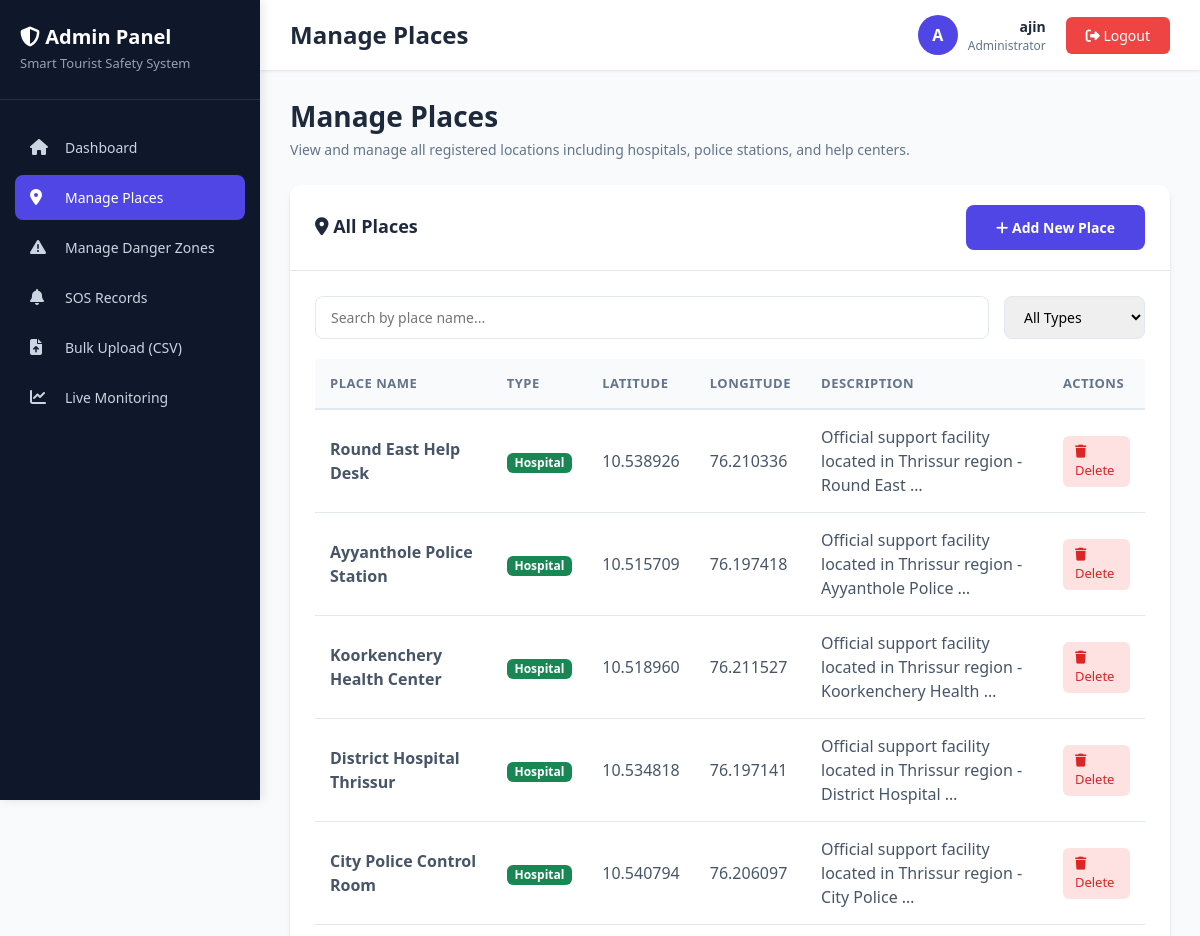
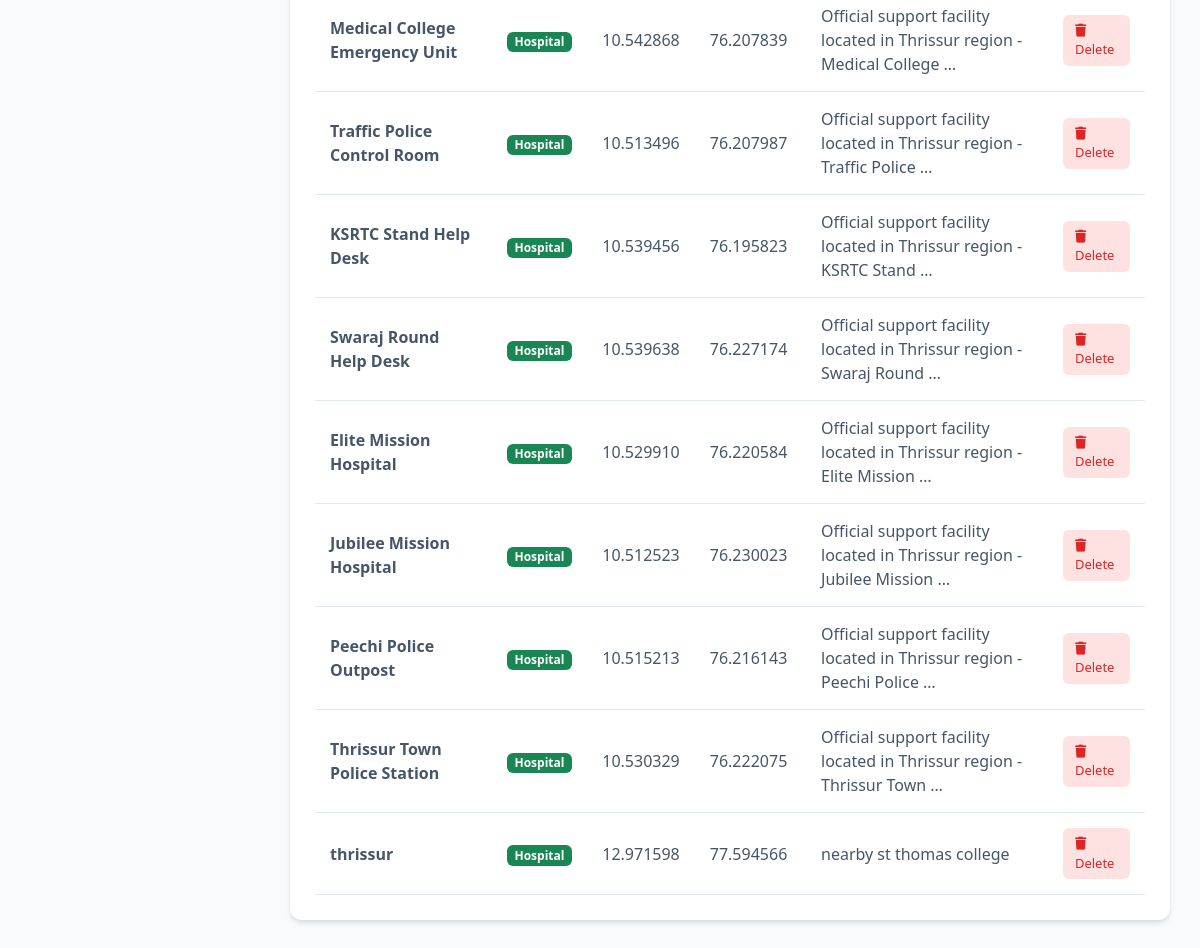
The page /accounts/admin/manage-places/ (signed in) on the database its author committed (2 pictures, top to bottom).
### core/models.py (models this page shows, shortened)
class Place(models.Model):
    PLACE_TYPES = [
        ('Hospital', 'Hospital'),
        ('Police Station', 'Police Station'),
        ('Help Center', 'Help Center'),
    ]
    name = models.CharField(max_length=100)
    type = models.CharField(max_length=50, choices=PLACE_TYPES)
    address = models.CharField(max_length=255, blank=True)  # optional text address
    latitude = models.DecimalField(max_digits=9, decimal_places=6, null=True, blank=True)
    longitude = models.DecimalField(max_digits=9, decimal_places=6, null=True, blank=True)
    description = models.TextField(blank=True)

### accounts/views.py (the view)
# urls.py: path('admin/manage-places/', views.manage_places, name='manage_places'),
@login_required
def manage_places(request):
    places = Place.objects.all().order_by('-id')
    context = {'places': places}
    return render(request, 'accounts/manage_places.html', context)

### accounts/templates/accounts/manage_places.html (shortened to what this page needs)
{% extends 'accounts/base_admin.html' %}
{% block page_header %}Manage Places{% endblock %}
{% block content %}
<div class="page-title">
    <h2>Manage Places</h2>
    <p>View and manage all registered locations including hospitals, police stations, and help centers.</p>
</div>
<div class="content-card">
    <div class="content-card-header">
        <h5><i class="fas fa-map-marker-alt"></i> All Places</h5>
        <a href="{% url 'add_place' %}" class="btn btn-primary btn-sm">
            <i class="fas fa-plus"></i> Add New Place
        </a>
    </div>
    <div class="content-card-body">
        <div class="search-filter-bar">
            <div class="search-box">
                <input type="text" id="searchInput" placeholder="Search by place name...">
            </div>
            <div class="filter-box">
                <select id="typeFilter">
                    <option value="">All Types</option>
                </select>
            </div>
        </div>
        {% if places %}
        <div class="table-wrapper">
            <table class="custom-table" id="placesTable">
                <thead>
                    <tr>
                        <th>Place Name</th>
                        <th>Type</th>
                        <th>Latitude</th>
                        <th>Longitude</th>
                        <th>Description</th>
                        <th>Actions</th>
                    </tr>
                </thead>
                <tbody>
                    {% for place in places %}
                    <tr>
                        <td><strong>{{ place.name }}</strong></td>
                        <td>
                            {% if place.type == 'Hospital' %}
                            <span class="badge bg-success">{{ place.type }}</span>
                            {% elif place.type == 'Police Station' %}
                            <span class="badge bg-primary">{{ place.type }}</span>
                            {% else %}
                            <span class="badge bg-info">{{ place.type }}</span>
                            {% endif %}
                        </td>
                        <td>{{ place.latitude|default:"-" }}</td>
                        <td>{{ place.longitude|default:"-" }}</td>
                        <td>{{ place.description|truncatewords:10|default:"-" }}</td>
                        <td>
                            <a href="javascript:void(0)"
                                onclick="confirmDelete('{% url 'delete_place' place.id %}', '{{ place.name }}')"
                                class="btn-action btn-delete">
                                <i class="fas fa-trash"></i> Delete
                            </a>
                        </td>
                    </tr>
                    {% endfor %}
                </tbody>
            </table>
        </div>
        {% endif %}
    </div>
</div>
{% endblock %}

### accounts/templates/accounts/base_admin.html (shortened to what this page needs)
<!DOCTYPE html>
<html lang="en">
<head>
    <link href="https://cdn.jsdelivr.net/npm/bootstrap@5.3.0/dist/css/bootstrap.min.css" rel="stylesheet">
    <link rel="stylesheet" href="https://cdnjs.cloudflare.com/ajax/libs/font-awesome/6.4.0/css/all.min.css">
</head>
<body>
    <div class="sidebar" id="sidebar">
        <div class="sidebar-header">
            <h3><i class="fas fa-shield-alt"></i> Admin Panel</h3>
            <p>Smart Tourist Safety System</p>
        </div>
        <nav class="sidebar-nav">
            <div class="nav-item">
                <a href="{% url 'admin_dashboard' %}"
                    class="nav-link {% if request.resolver_match.url_name == 'admin_dashboard' %}active{% endif %}">
                    <i class="fas fa-home"></i>
                    <span>Dashboard</span>
                </a>
            </div>
            <div class="nav-item">
                <a href="{% url 'manage_places' %}"
                    class="nav-link {% if request.resolver_match.url_name == 'manage_places' %}active{% endif %}">
                    <i class="fas fa-map-marker-alt"></i>
                    <span>Manage Places</span>
                </a>
            </div>
            <div class="nav-item">
                <a href="{% url 'manage_zones' %}"
                    class="nav-link {% if request.resolver_match.url_name == 'manage_zones' %}active{% endif %}">
                    <i class="fas fa-exclamation-triangle"></i>
                    <span>Manage Danger Zones</span>
                </a>
            </div>
            <div class="nav-item">
                <a href="{% url 'manage_sos' %}"
                    class="nav-link {% if request.resolver_match.url_name == 'manage_sos' %}active{% endif %}">
                    <i class="fas fa-bell"></i>
                    <span>SOS Records</span>
                </a>
            </div>
            <div class="nav-item">
                <a href="{% url 'bulk_upload' %}"
                    class="nav-link {% if request.resolver_match.url_name == 'bulk_upload' %}active{% endif %}">
                    <i class="fas fa-file-upload"></i>
                    <span>Bulk Upload (CSV)</span>
                </a>
            </div>
            <div class="nav-item">
                <a href="{% url 'admin_monitoring' %}" class="nav-link">
                    <i class="fas fa-chart-line"></i>
                    <span>Live Monitoring</span>
                </a>
            </div>
        </nav>
    </div>
    <div class="main-content">
        <div class="top-header">
            <h4>{% block page_header %}Dashboard{% endblock %}</h4>
            <div class="header-right">
                <div class="admin-info">
                    <div class="admin-avatar">
                        {{ user.username|slice:':1'|upper }}
                    </div>
                    <div class="admin-details">
                        <div class="name">{{ user.username }}</div>
                        <div class="role">Administrator</div>
                    </div>
                </div>
                <form method="post" action="{% url 'logout' %}" style="margin: 0;">
                    <button type="submit" class="btn-logout">
                        <i class="fas fa-sign-out-alt"></i> Logout
                    </button>
                </form>
            </div>
        </div>
        <div class="content-area">
            {% block content %}{% endblock %}
        </div>
    </div>
</body>
</html>

### accounts/templates/accounts/base_admin.html (style rules this page uses)
:root { --sidebar-width: 260px; --primary-color: #4f46e5; --secondary-color: #10b981; --danger-color: #ef4444; --warning-color: #f59e0b; --dark-bg: #1e293b; --sidebar-bg: #0f172a; --card-shadow: 0 4px 6px -1px rgba(0, 0, 0, 0.1), 0 2px 4px -1px rgba(0, 0, 0, 0.06); }
* { margin: 0; padding: 0; box-sizing: border-box; }
body { font-family: 'Segoe UI', Tahoma, Geneva, Verdana, sans-serif; background: #f8fafc; color: #334155; }
.sidebar { position: fixed; left: 0; top: 0; width: var(--sidebar-width); height: 100vh; background: var(--sidebar-bg); color: white; overflow-y: auto; z-index: 1000; box-shadow: 2px 0 10px rgba(0, 0, 0, 0.1); }
.sidebar-header { padding: 25px 20px; border-bottom: 1px solid rgba(255, 255, 255, 0.1); }
.sidebar-header h3 { color: white; font-size: 20px; font-weight: 600; margin: 0; }
.sidebar-header p { color: #94a3b8; font-size: 13px; margin: 5px 0 0 0; }
.sidebar-nav { padding: 20px 0; }
.nav-item { margin: 5px 15px; }
.nav-link { display: flex; align-items: center; padding: 12px 15px; color: #cbd5e1; text-decoration: none; border-radius: 8px; transition: all 0.3s; font-size: 14px; }
.nav-link.active { background: var(--primary-color); color: white; }
.nav-link i { min-width: 25px; margin-right: 10px; font-size: 16px; }
.main-content { margin-left: var(--sidebar-width); min-height: 100vh; }
.top-header { background: white; box-shadow: 0 1px 3px rgba(0, 0, 0, 0.1); padding: 15px 30px; display: flex; justify-content: space-between; align-items: center; position: sticky; top: 0; z-index: 999; }
.top-header h4 { margin: 0; color: var(--dark-bg); font-size: 24px; font-weight: 600; }
.header-right { display: flex; align-items: center; gap: 20px; }
.admin-info { display: flex; align-items: center; gap: 10px; }
.admin-avatar { width: 40px; height: 40px; border-radius: 50%; background: var(--primary-color); display: flex; align-items: center; justify-content: center; color: white; font-weight: bold; }
.admin-details { text-align: right; }
.admin-details .name { font-weight: 600; font-size: 14px; color: var(--dark-bg); }
.admin-details .role { font-size: 12px; color: #64748b; }
.btn-logout { background: var(--danger-color); color: white; border: none; padding: 8px 20px; border-radius: 6px; font-size: 14px; cursor: pointer; transition: all 0.3s; }
.content-area { padding: 30px; }
.page-title { margin-bottom: 25px; }
.page-title h2 { font-size: 28px; font-weight: 700; color: var(--dark-bg); margin-bottom: 5px; }
.page-title p { color: #64748b; font-size: 14px; }
.content-card { background: white; border-radius: 12px; box-shadow: var(--card-shadow); margin-bottom: 25px; }
.content-card-header { padding: 20px 25px; border-bottom: 1px solid #e2e8f0; display: flex; justify-content: space-between; align-items: center; }
.content-card-header h5 { margin: 0; font-size: 18px; font-weight: 600; color: var(--dark-bg); }
.content-card-body { padding: 25px; }
.table-wrapper { overflow-x: auto; }
.custom-table { width: 100%; border-collapse: separate; border-spacing: 0; }
.custom-table thead th { background: #f8fafc; padding: 15px; text-align: left; font-weight: 600; font-size: 13px; color: #64748b; text-transform: uppercase; letter-spacing: 0.5px; border-bottom: 2px solid #e2e8f0; }
.custom-table tbody td { padding: 15px; border-bottom: 1px solid #e2e8f0; color: #475569; }
.btn-action { padding: 6px 12px; border-radius: 6px; font-size: 13px; border: none; cursor: pointer; transition: all 0.3s; text-decoration: none; display: inline-block; }
.btn-delete { background: #fee2e2; color: #dc2626; }
.search-filter-bar { display: flex; gap: 15px; margin-bottom: 20px; flex-wrap: wrap; }
.search-box { flex: 1; min-width: 250px; }
.search-box input { width: 100%; padding: 10px 15px; border: 1px solid #e2e8f0; border-radius: 8px; font-size: 14px; }
.filter-box select { padding: 10px 15px; border: 1px solid #e2e8f0; border-radius: 8px; font-size: 14px; cursor: pointer; }
.btn-primary { background: var(--primary-color); color: white; padding: 12px 30px; border: none; border-radius: 8px; font-size: 14px; font-weight: 600; cursor: pointer; transition: all 0.3s; }

### rows shown on the page
Place: name "Round East Help Desk", type "Hospital", latitude "10.538926", longitude "76.210336", description "Official support facility located in Thrissur region - Round East …"
Place: name "Ayyanthole Police Station", type "Hospital", latitude "10.515709", longitude "76.197418", description "Official support facility located in Thrissur region - Ayyanthole Police …"
Place: name "Koorkenchery Health Center", type "Hospital", latitude "10.518960", longitude "76.211527", description "Official support facility located in Thrissur region - Koorkenchery Health …"
Place: name "District Hospital Thrissur", type "Hospital", latitude "10.534818", longitude "76.197141", description "Official support facility located in Thrissur region - District Hospital …"
Place: name "City Police Control Room", type "Hospital", latitude "10.540794", longitude "76.206097", description "Official support facility located in Thrissur region - City Police …"
Place: name "Medical College Emergency Unit", type "Hospital", latitude "10.542868", longitude "76.207839", description "Official support facility located in Thrissur region - Medical College …"
Place: name "Traffic Police Control Room", type "Hospital", latitude "10.513496", longitude "76.207987", description "Official support facility located in Thrissur region - Traffic Police …"
Place: name "KSRTC Stand Help Desk", type "Hospital", latitude "10.539456", longitude "76.195823", description "Official support facility located in Thrissur region - KSRTC Stand …"
Place: name "Swaraj Round Help Desk", type "Hospital", latitude "10.539638", longitude "76.227174", description "Official support facility located in Thrissur region - Swaraj Round …"
Place: name "Elite Mission Hospital", type "Hospital", latitude "10.529910", longitude "76.220584", description "Official support facility located in Thrissur region - Elite Mission …"
Place: name "Jubilee Mission Hospital", type "Hospital", latitude "10.512523", longitude "76.230023", description "Official support facility located in Thrissur region - Jubilee Mission …"
Place: name "Peechi Police Outpost", type "Hospital", latitude "10.515213", longitude "76.216143", description "Official support facility located in Thrissur region - Peechi Police …"
Place: name "Thrissur Town Police Station", type "Hospital", latitude "10.530329", longitude "76.222075", description "Official support facility located in Thrissur region - Thrissur Town …"
Place: name "thrissur", type "Hospital", latitude "12.971598", longitude "77.594566", description "nearby st thomas college"

### other values the page prints
{{ user.username|slice:':1'|upper }} "A"
{{ user.username }} "ajin"
